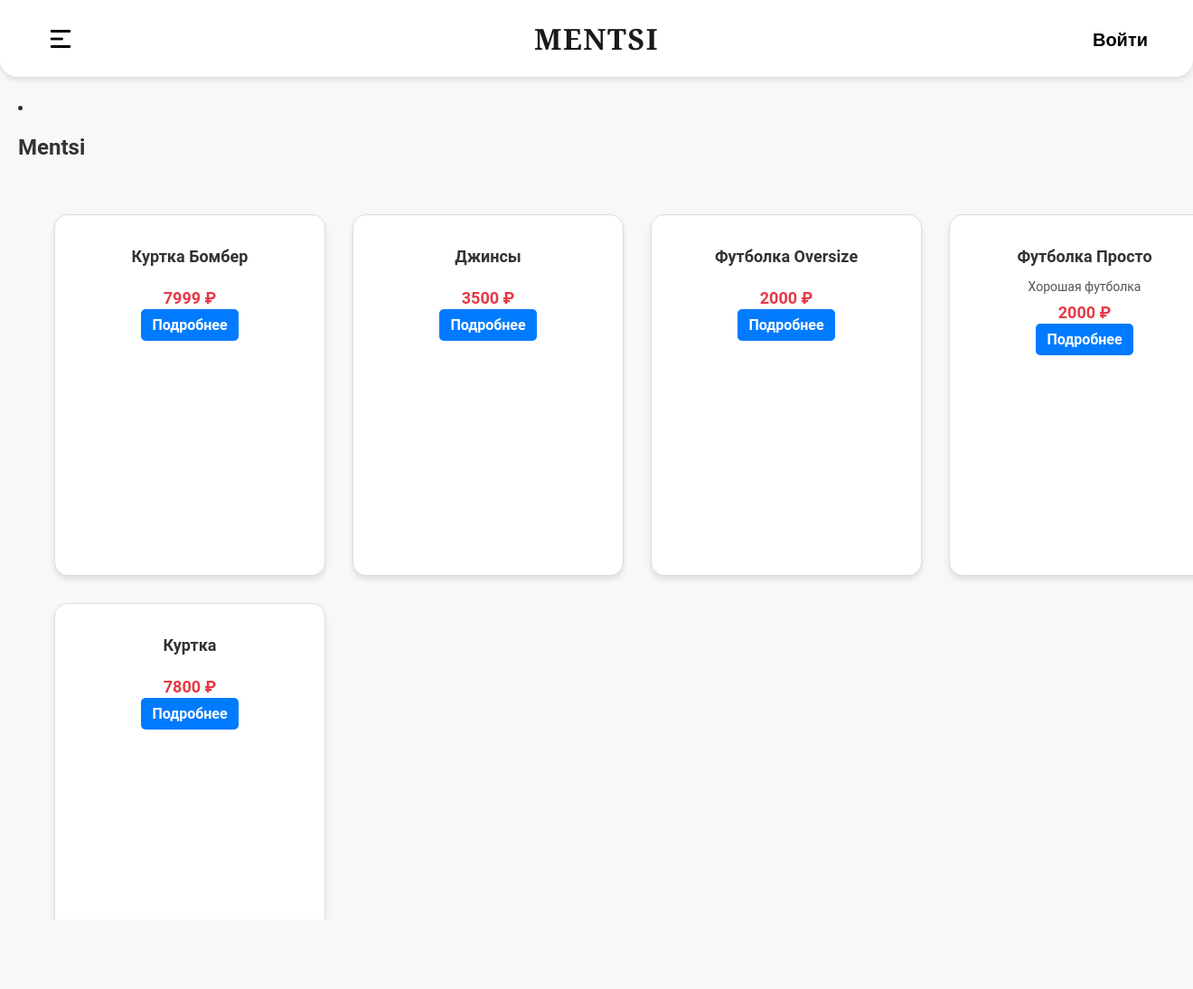
Before: / with the older database file.
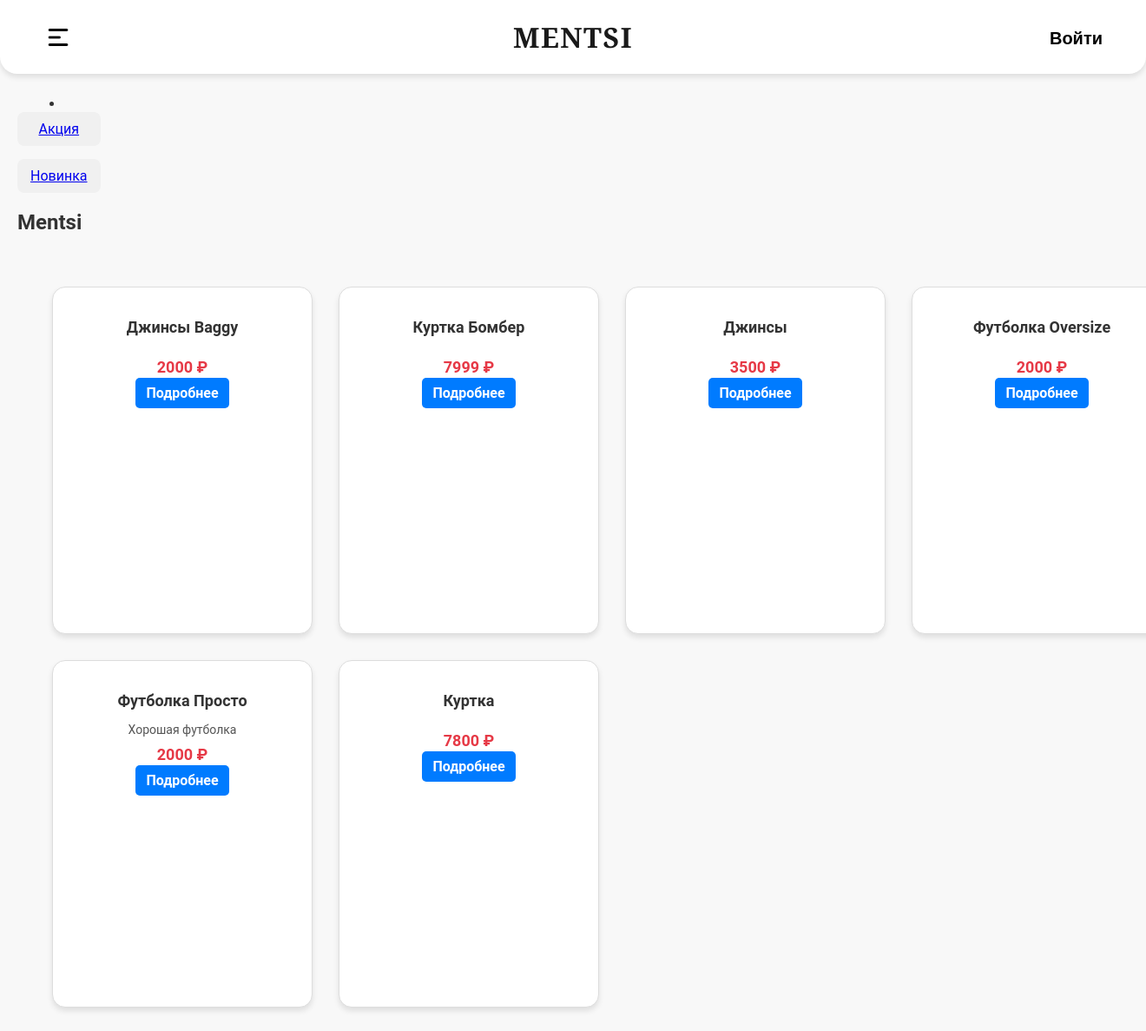
After: the same page with the newer database file.
### fullshop/models.py (models this page shows, shortened)
class Product(models.Model):
    class Status(models.IntegerChoices):
        Inactive = 0, "Товар в продаже"
        Active = 1, "Товар не в продаже"
    title = models.CharField(max_length=50)
    content = models.TextField(blank=True)
    size = models.TextField(blank=True)
    time_create = models.DateTimeField(auto_now_add=True)
    time_update = models.DateTimeField(auto_now=True)
    active = models.BooleanField(choices=Status.choices, default=Status.Active)
    price = models.IntegerField(default=2000)
    count = models.IntegerField(default=10)
    cate = models.ForeignKey('Category', on_delete=models.PROTECT, related_name="products")
    tags = models.ManyToManyField('Tags', blank=True, related_name="tags")
    active_products = ActiveProductsManager()
    objects = models.Manager()
    def get_absolute_url(self):
        return reverse('product', kwargs={'product_id': self.pk})
    class Meta:
        ordering = ["-time_create"]
        indexes = [
            models.Index(fields=["-time_create"])
        ]

class Tags(models.Model):
    tag = models.CharField(max_length=100, db_index=True)
    slug = models.SlugField(max_length=255, unique=True, db_index=True)
    def get_absolute_url(self):
        return reverse("special_tag", kwargs={"tag_slug": self.slug})

### fullshop/views.py (the view)
# urls.py: path('', views.index, name='home'),
def index(request):
    data = {
        "title": "Mentsi",
        "info": Product.active_products.all()
    }
    return render(request, "fullshop/index.html", context=data)

### fullshop/context_processors.py (called while the page is built)
def menu_processor(request):
    return {
        'menu': [
            {"title": "Каталог", "url_name": "categories", "class": "burger", "icon": None},
            {"title": "Mentsi", "url_name": "home", "class": "site-title", "icon": None},
            {"title": "Войти", "url_name": "login", "class": "login", "icon": None},
        ]
    }

### fullshop/models.py (called while the page is built)
    def get_queryset(self):
        return super().get_queryset().filter(active=Product.Status.Active)

### fullshop/templatetags/fullshop_tags.py (called while the page is built)
@register.inclusion_tag('fullshop/list_tags.html')
def show_tags():
    tags = Tags.objects.all()
    return {"tags": tags}

### fullshop/templates/fullshop/index.html
{% extends 'base.html' %}
{% block content %}
<h2>{{ title }}</h2>
<ul class="products">
    {% for product in info %}
    <li class="product-card">
        <div class="product-details">
            <h2>{{ product.title|title }}</h2>
            <p class="description">{{ product.content }}</p>
            <p class="price">{{ product.price }} ₽</p>
            <a href="{{ product.get_absolute_url }}" class="details-link">Подробнее</a>
        </div>
    </li>
    {% endfor %}
</ul>
{% endblock %}

### fullshop/templates/fullshop/list_tags.html
{% if tags %}
    <ul class="categories-list">
        {% for tag in tags %}
        <li class="category-item">
        <a href="{{ tag.get_absolute_url }}">{{ tag.tag}}</a>
        </li>
        {% endfor %}
    </ul>
{% endif %}

Changed rows visible on the page:
added Tags: tag "Акция"
added Tags: tag "Новинка"
added Product: title "Джинсы Baggy", price "2000"
